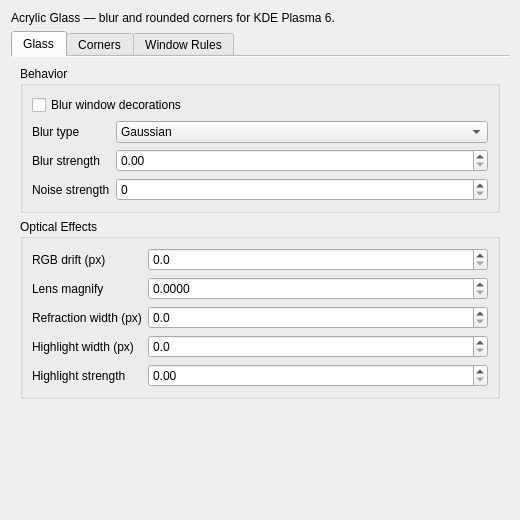
<?xml version="1.0" encoding="UTF-8"?>
<ui version="4.0">
 <class>GlassEffectConfig</class>
 <widget class="QWidget" name="GlassEffectConfig">
  <property name="geometry">
   <rect>
    <x>0</x>
    <y>0</y>
    <width>520</width>
    <height>520</height>
   </rect>
  </property>
  <layout class="QVBoxLayout" name="verticalLayoutMain">
   <item>
    <widget class="QLabel" name="introLabel">
     <property name="text">
      <string>Acrylic Glass — blur and rounded corners for KDE Plasma 6.</string>
     </property>
     <property name="wordWrap">
      <bool>true</bool>
     </property>
    </widget>
   </item>
   <item>
    <widget class="QTabWidget" name="settingsTabs">
     <property name="documentMode">
      <bool>true</bool>
     </property>
     <widget class="QWidget" name="tabGlass">
      <attribute name="title">
       <string>Glass</string>
      </attribute>
      <layout class="QVBoxLayout" name="verticalLayoutGlass">
       <item>
        <widget class="QGroupBox" name="groupBehavior">
         <property name="title">
          <string>Behavior</string>
         </property>
         <layout class="QVBoxLayout" name="verticalLayoutBehavior">
          <item>
           <widget class="QCheckBox" name="kcfg_BlurDecorations">
            <property name="text">
             <string>Blur window decorations</string>
            </property>
           </widget>
          </item>
          <item>
           <layout class="QFormLayout" name="formLayoutBehavior">
            <item row="0" column="0">
             <widget class="QLabel" name="labelAcrylicGlassType">
              <property name="text">
               <string>Blur type</string>
              </property>
              <property name="toolTip">
               <string>Kernel applied to the blurred backdrop. Gaussian is soft and centered, Box is uniform and frosted, Lens uses a circular kernel for rounder out-of-focus highlights.</string>
              </property>
             </widget>
            </item>
            <item row="0" column="1">
             <widget class="QComboBox" name="kcfg_AcrylicGlassType">
              <property name="toolTip">
               <string>Kernel applied to the blurred backdrop. Gaussian is soft and centered, Box is uniform and frosted, Lens uses a circular kernel for rounder out-of-focus highlights.</string>
              </property>
              <item>
               <property name="text">
                <string>Gaussian</string>
               </property>
              </item>
              <item>
               <property name="text">
                <string>Box</string>
               </property>
              </item>
              <item>
               <property name="text">
                <string>Lens</string>
               </property>
              </item>
             </widget>
            </item>
            <item row="1" column="0">
             <widget class="QLabel" name="labelBlurStrength">
              <property name="text">
               <string>Blur strength</string>
              </property>
              <property name="toolTip">
               <string>Kawase downsample depth. Higher values produce a deeper blur. Fractional values interpolate smoothly.</string>
              </property>
             </widget>
            </item>
            <item row="1" column="1">
             <widget class="QDoubleSpinBox" name="kcfg_BlurStrength">
              <property name="toolTip">
               <string>Kawase downsample depth. Higher values produce a deeper blur. Fractional values interpolate smoothly.</string>
              </property>
              <property name="minimum">
               <double>0.000000000000000</double>
              </property>
              <property name="maximum">
               <double>20.000000000000000</double>
              </property>
              <property name="singleStep">
               <double>0.050000000000000</double>
              </property>
              <property name="decimals">
               <number>2</number>
              </property>
             </widget>
            </item>
            <item row="2" column="0">
             <widget class="QLabel" name="labelNoiseStrength">
              <property name="text">
               <string>Noise strength</string>
              </property>
              <property name="toolTip">
               <string>Fine grain added to reduce color banding in smooth blur gradients. 0 disables grain.</string>
              </property>
             </widget>
            </item>
            <item row="2" column="1">
             <widget class="QSpinBox" name="kcfg_NoiseStrength">
              <property name="toolTip">
               <string>Fine grain added to reduce color banding in smooth blur gradients. 0 disables grain.</string>
              </property>
              <property name="minimum">
               <number>0</number>
              </property>
              <property name="maximum">
               <number>64</number>
              </property>
             </widget>
            </item>
           </layout>
          </item>
         </layout>
        </widget>
       </item>
       <item>
        <widget class="QGroupBox" name="groupOptics">
         <property name="title">
          <string>Optical Effects</string>
         </property>
         <layout class="QFormLayout" name="formLayoutOptics">
          <item row="0" column="0">
           <widget class="QLabel" name="labelRgbDriftStrength">
            <property name="text">
             <string>RGB drift (px)</string>
            </property>
            <property name="toolTip">
             <string>Chromatic aberration spread at the glass rim. 0 disables RGB splitting.</string>
            </property>
           </widget>
          </item>
          <item row="0" column="1">
           <widget class="QDoubleSpinBox" name="kcfg_RgbDriftStrength">
            <property name="toolTip">
             <string>Chromatic aberration spread at the glass rim. 0 disables RGB splitting.</string>
            </property>
            <property name="minimum">
             <double>0.000000000000000</double>
            </property>
            <property name="maximum">
             <double>100.000000000000000</double>
            </property>
            <property name="singleStep">
             <double>1.000000000000000</double>
            </property>
            <property name="decimals">
             <number>1</number>
            </property>
           </widget>
          </item>
          <item row="1" column="0">
           <widget class="QLabel" name="labelMagnifyGlassStrength">
            <property name="text">
             <string>Lens magnify</string>
            </property>
            <property name="toolTip">
             <string>Convex lens magnification of the blurred backdrop.</string>
            </property>
           </widget>
          </item>
          <item row="1" column="1">
           <widget class="QDoubleSpinBox" name="kcfg_MagnifyGlassStrength">
            <property name="toolTip">
             <string>Convex lens magnification of the blurred backdrop.</string>
            </property>
            <property name="minimum">
             <double>0.000000000000000</double>
            </property>
            <property name="maximum">
             <double>0.100000000000000</double>
            </property>
            <property name="singleStep">
             <double>0.001000000000000</double>
            </property>
            <property name="decimals">
             <number>4</number>
            </property>
           </widget>
          </item>
          <item row="2" column="0">
           <widget class="QLabel" name="labelRefractionWidth">
            <property name="text">
             <string>Refraction width (px)</string>
            </property>
            <property name="toolTip">
             <string>Width of the edge band where refraction and RGB drift are active.</string>
            </property>
           </widget>
          </item>
          <item row="2" column="1">
           <widget class="QDoubleSpinBox" name="kcfg_RefractionWidth">
            <property name="toolTip">
             <string>Width of the edge band where refraction and RGB drift are active.</string>
            </property>
            <property name="minimum">
             <double>0.000000000000000</double>
            </property>
            <property name="maximum">
             <double>300.000000000000000</double>
            </property>
            <property name="singleStep">
             <double>1.000000000000000</double>
            </property>
            <property name="decimals">
             <number>1</number>
            </property>
           </widget>
          </item>
          <item row="3" column="0">
           <widget class="QLabel" name="labelHighlightWidth">
            <property name="text">
             <string>Highlight width (px)</string>
            </property>
            <property name="toolTip">
             <string>Width of the rim-light band from the edge toward the center.</string>
            </property>
           </widget>
          </item>
          <item row="3" column="1">
           <widget class="QDoubleSpinBox" name="kcfg_HighlightWidth">
            <property name="toolTip">
             <string>Width of the rim-light band from the edge toward the center.</string>
            </property>
            <property name="minimum">
             <double>0.000000000000000</double>
            </property>
            <property name="maximum">
             <double>600.000000000000000</double>
            </property>
            <property name="singleStep">
             <double>1.000000000000000</double>
            </property>
            <property name="decimals">
             <number>1</number>
            </property>
           </widget>
          </item>
          <item row="4" column="0">
           <widget class="QLabel" name="labelHighlightStrength">
            <property name="text">
             <string>Highlight strength</string>
            </property>
            <property name="toolTip">
             <string>Brightness multiplier for the glass rim highlight.</string>
            </property>
           </widget>
          </item>
          <item row="4" column="1">
           <widget class="QDoubleSpinBox" name="kcfg_HighlightStrength">
            <property name="toolTip">
             <string>Brightness multiplier for the glass rim highlight.</string>
            </property>
            <property name="minimum">
             <double>0.000000000000000</double>
            </property>
            <property name="maximum">
             <double>3.000000000000000</double>
            </property>
            <property name="singleStep">
             <double>0.050000000000000</double>
            </property>
            <property name="decimals">
             <number>2</number>
            </property>
           </widget>
          </item>
         </layout>
        </widget>
       </item>
       <item>
        <spacer name="verticalSpacerGlass">
         <property name="orientation">
          <enum>Qt::Vertical</enum>
         </property>
         <property name="sizeHint" stdset="0">
          <size>
           <width>20</width>
           <height>40</height>
          </size>
         </property>
        </spacer>
       </item>
      </layout>
     </widget>
     <widget class="QWidget" name="tabCorners">
      <attribute name="title">
       <string>Corners</string>
      </attribute>
      <layout class="QVBoxLayout" name="verticalLayoutCorners">
       <item>
        <widget class="QGroupBox" name="groupCornerRadius">
         <property name="title">
          <string>Corner Radius (px)</string>
         </property>
         <layout class="QFormLayout" name="formLayoutCorners">
          <item row="0" column="0">
           <widget class="QLabel" name="labelWindowCornerRadius">
            <property name="text">
             <string>Windows</string>
            </property>
           </widget>
          </item>
          <item row="0" column="1">
           <widget class="QDoubleSpinBox" name="kcfg_WindowCornerRadius">
            <property name="minimum">
             <double>0.000000000000000</double>
            </property>
            <property name="maximum">
             <double>100.000000000000000</double>
            </property>
           </widget>
          </item>
          <item row="1" column="0">
           <widget class="QLabel" name="labelDockCornerRadius">
            <property name="text">
             <string>Dock/Launcher</string>
            </property>
           </widget>
          </item>
          <item row="1" column="1">
           <widget class="QDoubleSpinBox" name="kcfg_DockCornerRadius">
            <property name="minimum">
             <double>0.000000000000000</double>
            </property>
            <property name="maximum">
             <double>100.000000000000000</double>
            </property>
           </widget>
          </item>
          <item row="2" column="0">
           <widget class="QLabel" name="labelPopupCornerRadius">
            <property name="text">
             <string>Popups</string>
            </property>
            <property name="toolTip">
             <string>Tooltips, menus, dialogs and applet popups.</string>
            </property>
           </widget>
          </item>
          <item row="2" column="1">
           <widget class="QDoubleSpinBox" name="kcfg_PopupCornerRadius">
            <property name="minimum">
             <double>0.000000000000000</double>
            </property>
            <property name="maximum">
             <double>100.000000000000000</double>
            </property>
           </widget>
          </item>
         </layout>
        </widget>
       </item>
       <item>
        <widget class="QCheckBox" name="kcfg_RoundCornersOfMaximizedWindows">
         <property name="text">
          <string>Round maximized windows</string>
         </property>
        </widget>
       </item>
       <item>
        <spacer name="verticalSpacerCorners">
         <property name="orientation">
          <enum>Qt::Vertical</enum>
         </property>
         <property name="sizeHint" stdset="0">
          <size>
           <width>20</width>
           <height>40</height>
          </size>
         </property>
        </spacer>
       </item>
      </layout>
     </widget>
     <widget class="QWidget" name="tabWindowRules">
      <attribute name="title">
       <string>Window Rules</string>
      </attribute>
      <layout class="QVBoxLayout" name="verticalLayoutRules">
       <item>
        <widget class="QGroupBox" name="groupForceBlurList">
         <property name="title">
          <string>Force Blur List</string>
         </property>
         <layout class="QVBoxLayout" name="verticalLayoutForceList">
          <item>
           <widget class="QLabel" name="labelWindowClassesHelp">
            <property name="text">
             <string>One window class or resource name per line.</string>
            </property>
            <property name="wordWrap">
             <bool>true</bool>
            </property>
           </widget>
          </item>
          <item>
           <widget class="QPlainTextEdit" name="kcfg_WindowClasses">
            <property name="maximumSize">
             <size>
              <width>16777215</width>
              <height>140</height>
             </size>
            </property>
            <property name="placeholderText">
             <string>examples:
org.kde.dolphin
firefox</string>
            </property>
           </widget>
          </item>
         </layout>
        </widget>
       </item>
       <item>
        <widget class="QGroupBox" name="groupMatchMode">
         <property name="title">
          <string>Match Mode</string>
         </property>
         <layout class="QVBoxLayout" name="verticalLayoutMatchMode">
          <item>
           <widget class="QRadioButton" name="kcfg_BlurMatching">
            <property name="text">
             <string>Only matching windows</string>
            </property>
           </widget>
          </item>
          <item>
           <widget class="QRadioButton" name="kcfg_BlurNonMatching">
            <property name="text">
             <string>All except matching windows</string>
            </property>
           </widget>
          </item>
         </layout>
        </widget>
       </item>
       <item>
        <spacer name="verticalSpacerRules">
         <property name="orientation">
          <enum>Qt::Vertical</enum>
         </property>
         <property name="sizeHint" stdset="0">
          <size>
           <width>20</width>
           <height>40</height>
          </size>
         </property>
        </spacer>
       </item>
      </layout>
     </widget>
    </widget>
   </item>
  </layout>
 </widget>
 <resources/>
 <connections/>
</ui>
